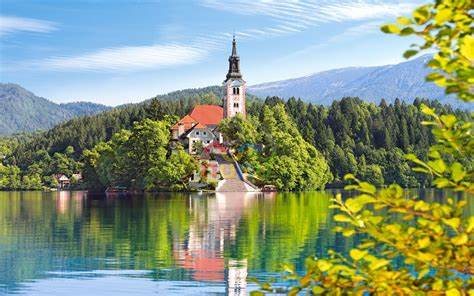
#> input picture sample.jpg, 474 x 296 px, given in place of the camera
$ python Harry_Potter_cloak.py
#> lines starting #> are read from the running program, lines starting #| are printed output that depends on the picture; after the words box and inside, x2 and y2 are one past the last pixel; in counts of white or black regions, pixels touching at a corner belong together
import cv2
import numpy


#initial function for the callin of the trackbar
def hello(x):
	#only for referece
	print("")

#initialisation of the camera
cap = cv2.VideoCapture(0)
bars = cv2.namedWindow("bars")

cv2.createTrackbar("upper_hue","bars",110,180,hello)
cv2.createTrackbar("upper_saturation","bars",255, 255, hello)
cv2.createTrackbar("upper_value","bars",255, 255, hello)
cv2.createTrackbar("lower_hue","bars",68,180, hello)
cv2.createTrackbar("lower_saturation","bars",55, 255, hello)
cv2.createTrackbar("lower_value","bars",54, 255, hello)

#Capturing the initial frame for creation of background
while(True):
	cv2.waitKey(1000)
	ret,init_frame = cap.read()
#> init_frame is the input picture: shape (296, 474, 3); mean B, G, R 126.4, 151.8, 135.7
	#check if the frame is returned then brake
	if(ret):
		break

# Start capturing the frames for actual magic!!
while(True):
	ret,frame = cap.read()
	inspect = cv2.cvtColor(frame, cv2.COLOR_BGR2HSV)
#> inspect: shape (296, 474, 3); mean H, S, V 66.2, 108.3, 167.9

	#getting the HSV values for masking the cloak
	upper_hue = cv2.getTrackbarPos("upper_hue", "bars")
	upper_saturation = cv2.getTrackbarPos("upper_saturation", "bars")
	upper_value = cv2.getTrackbarPos("upper_value", "bars")
	lower_value = cv2.getTrackbarPos("lower_value","bars")
	lower_hue = cv2.getTrackbarPos("lower_hue","bars")
	lower_saturation = cv2.getTrackbarPos("lower_saturation","bars")

	#Kernel to be used for dilation
	kernel = numpy.ones((3,3),numpy.uint8)

	upper_hsv = numpy.array([upper_hue,upper_saturation,upper_value])
	lower_hsv = numpy.array([lower_hue,lower_saturation,lower_value])

	mask = cv2.inRange(inspect, lower_hsv, upper_hsv)
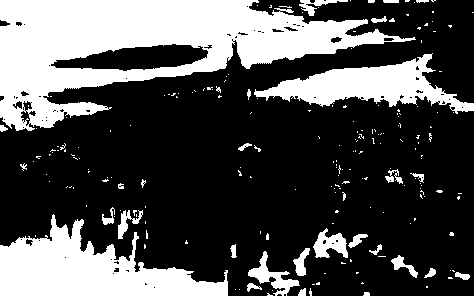
#> mask: shape (296, 474); 30.9% white; 209 white regions (178 under 20 px), largest, box (x1, y1, x2, y2) and area: (0, 0, 416, 131) 24263, (0, 214, 228, 296) 9494, (254, 53, 474, 114) 5432
	mask = cv2.medianBlur(mask,3)
#> mask: shape (296, 474); 30.6% white; 82 white regions (52 under 20 px), largest, box (x1, y1, x2, y2) and area: (0, 0, 415, 131) 24356, (0, 215, 228, 296) 9522, (254, 54, 474, 114) 5453
	mask_inv = 255-mask
	mask = cv2.dilate(mask,kernel,5)
#> mask: shape (296, 474); 34.7% white; 72 white regions (21 under 20 px), largest, box (x1, y1, x2, y2) and area: (0, 0, 416, 133) 26191, (0, 214, 229, 296) 10166, (253, 53, 474, 115) 6208

	#The mixing of frames in a combination to achieve the required frame
	b = frame[:,:,0]
	g = frame[:,:,1]
	r = frame[:,:,2]
	b = cv2.bitwise_and(mask_inv, b)
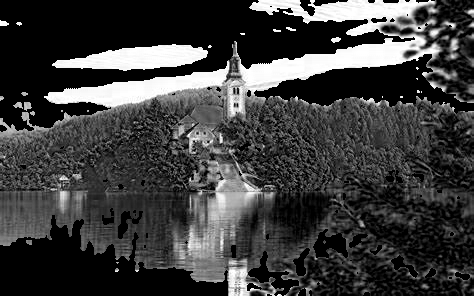
#> b: shape (296, 474); min 0, max 255, mean 62
	g = cv2.bitwise_and(mask_inv, g)
	r = cv2.bitwise_and(mask_inv, r)
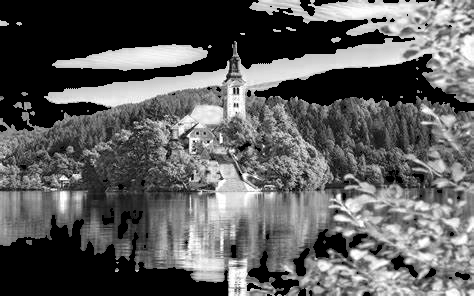
#> r: shape (296, 474); min 0, max 255, mean 93.9
	frame_inv = cv2.merge((b,g,r))
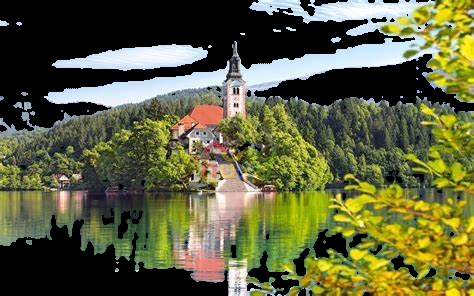
#> frame_inv: shape (296, 474, 3); mean of channels 0, 1, 2 62, 97.1, 93.9; drawn as B, G, R

	b = init_frame[:,:,0]
	g = init_frame[:,:,1]
	r = init_frame[:,:,2]
	b = cv2.bitwise_and(b,mask)
	g = cv2.bitwise_and(g,mask)
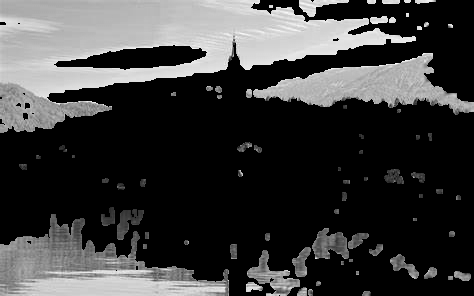
#> g: shape (296, 474); min 0, max 253, mean 60.9
	r = cv2.bitwise_and(r,mask)
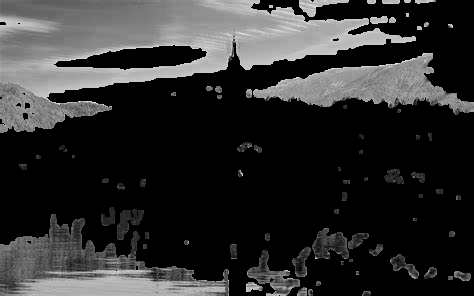
#> r: shape (296, 474); min 0, max 239, mean 47
	blanket_area = cv2.merge((b,g,r))
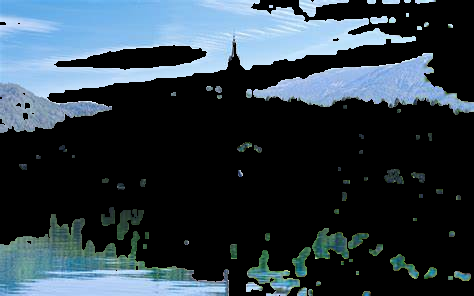
#> blanket_area: shape (296, 474, 3); mean B, G, R 70.6, 60.9, 47

	final = cv2.bitwise_or(frame_inv, blanket_area)

	cv2.imshow("Harry's Cloak",final)
	cv2.imshow("original",frame)

	if(cv2.waitKey(3) == ord('q')):
#> (key q is pressed here)
		break;

cv2.destroyAllWindows()
cap.release()
